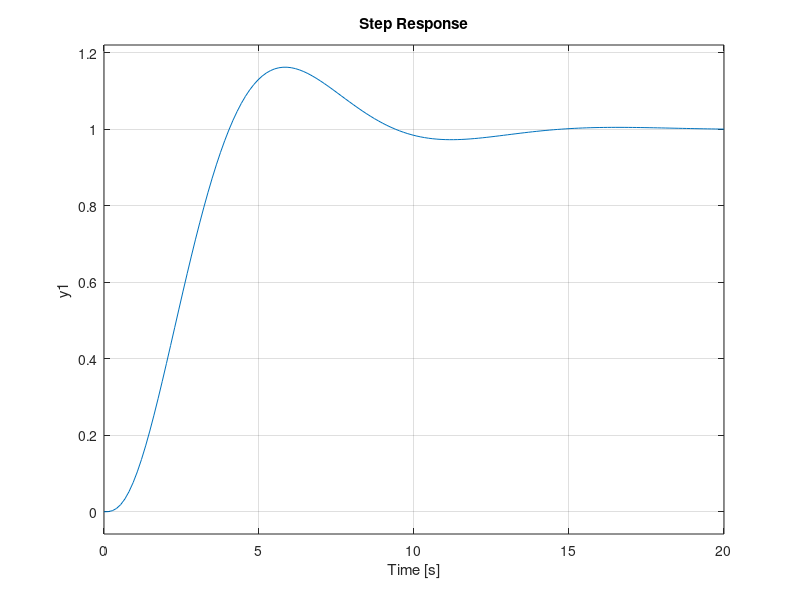

This chart was generated by the following MATLAB code: (Note: this script raises an error after producing the figure.)
% lugar de las raices
% Ejemplo
% G(s)= K /(s(s+1)(s+2))
% H(s) = 1;

G = tf(1,[1,3,2,0])
rlocus(G)

K = 1.06;

T = tf(K,[1,3,2,K])
step(T)

roots(T.Denominator{1})
